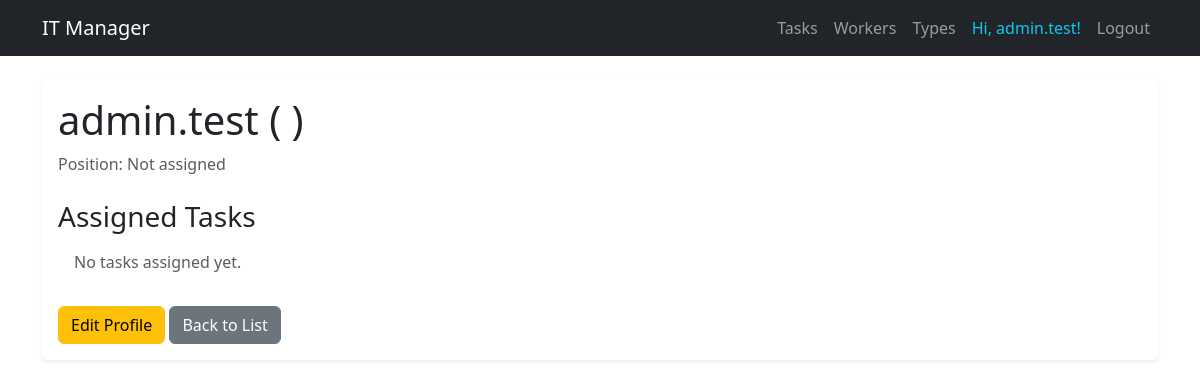
The page /workers/1/ (signed in) on the database as committed earlier.
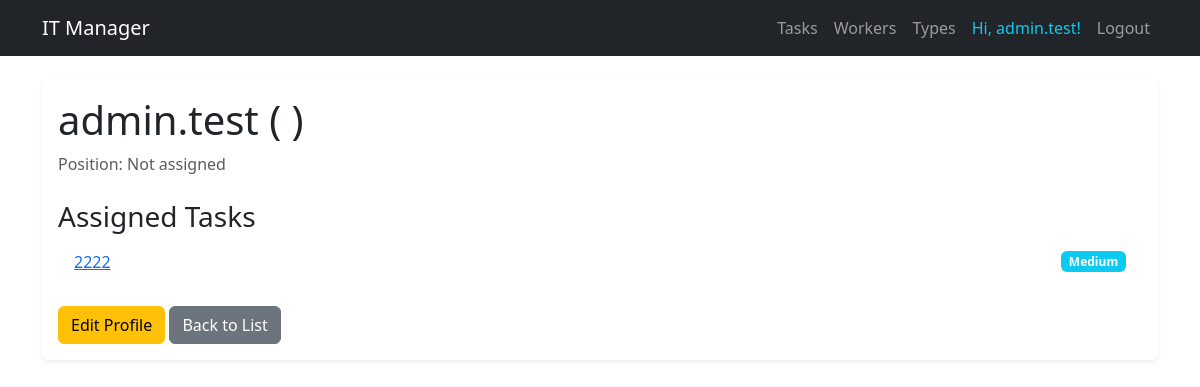
The same page on the database as committed later.
### task_manager/models.py (models this page shows, shortened)
class Task(models.Model):
    PRIORITY_CHOICES = [
        ("Urgent", "Urgent"),
        ("High", "High"),
        ("Medium", "Medium"),
        ("Low", "Low"),
    ]
    name = models.CharField(max_length=255)
    description = models.TextField(blank=True)
    deadline = models.DateField(null=True, blank=True)
    is_completed = models.BooleanField(default=False)
    priority = models.CharField(
        max_length=10,
        choices=PRIORITY_CHOICES,
        default="Medium"
    )
    task_type = models.ForeignKey(
        TaskType,
        on_delete=models.SET_NULL,
        related_name="tasks",
        null=True,
        blank=True
    )
    assignees = models.ManyToManyField(
        settings.AUTH_USER_MODEL,
        related_name="tasks",
        blank=True
    )
    class Meta:
        ordering = ["deadline"]
        verbose_name = "task"
        verbose_name_plural = "tasks"

### task_manager/views.py (the view)
class WorkerDetailView(LoginRequiredMixin, generic.DetailView):
    model = Worker
    queryset = Worker.objects.prefetch_related("tasks__task_type")
    template_name = "task_manager/worker_detail.html"

### templates/task_manager/worker_detail.html
{% extends "task_manager/base.html" %}
{% block content %}
  <div class="card shadow-sm border-0">
    <div class="card-body">
      <h1 class="card-title">{{ worker.username }} ({{ worker.first_name }} {{ worker.last_name }})</h1>
      <p class="text-muted">Position: {{ worker.position.name|default:"Not assigned" }}</p>
      <h3 class="mt-4">Assigned Tasks</h3>
      <ul class="list-group list-group-flush">
        {% for task in worker.tasks.all %}
          <li class="list-group-item d-flex justify-content-between align-items-center">
            <a href="{% url 'task_manager:task-detail' pk=task.id %}">{{ task.name }}</a>
            <span class="badge bg-{% if task.priority == 'Urgent' %}danger{% elif task.priority == 'High' %}warning{% else %}info{% endif %}">
              {{ task.priority }}
            </span>
          </li>
        {% empty %}
          <li class="list-group-item text-muted">No tasks assigned yet.</li>
        {% endfor %}
      </ul>
      <div class="mt-4">
        <a href="{% url 'task_manager:worker-update' pk=worker.id %}" class="btn btn-warning">Edit Profile</a>
        <a href="{% url 'task_manager:worker-list' %}" class="btn btn-secondary">Back to List</a>
      </div>
    </div>
  </div>
{% endblock %}

Rows that differ between the two databases and show on the page:
added Task: name "2222", priority "Medium"
Other text that changed with them:
text no longer shown: "No tasks assigned yet."
